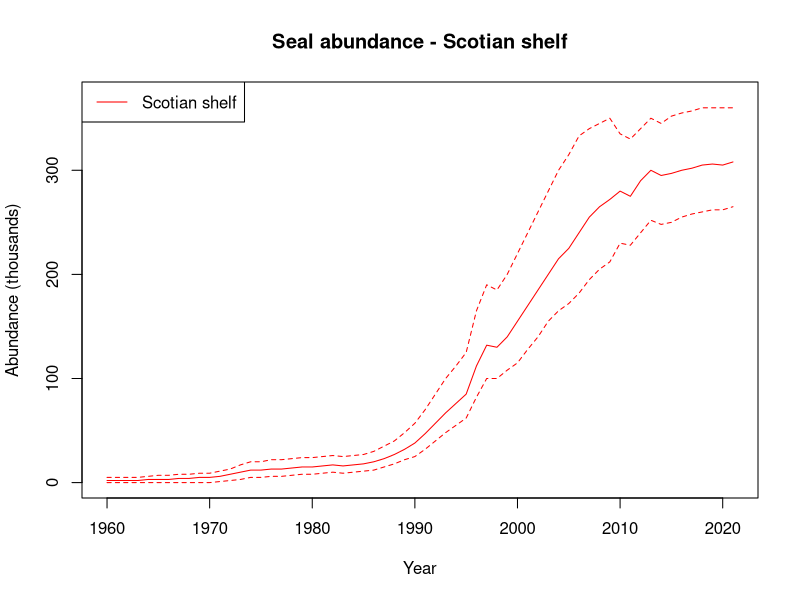
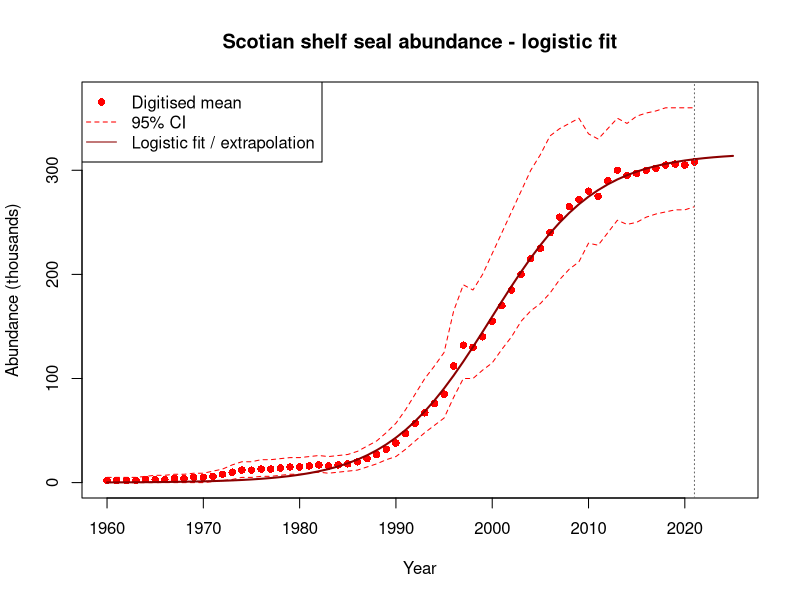
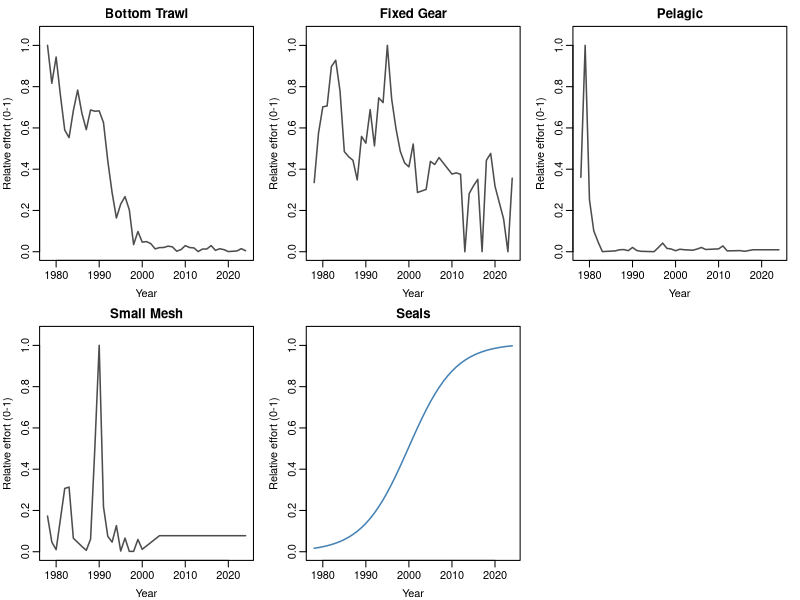
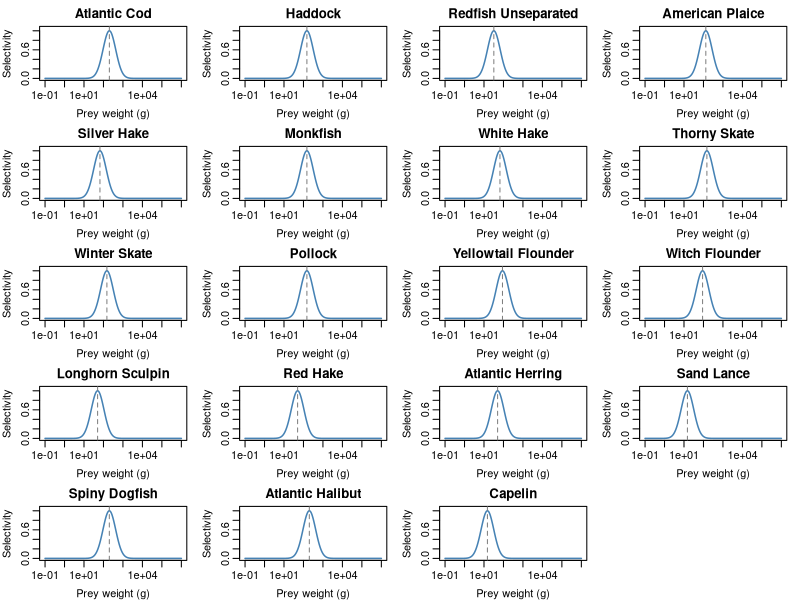

Here is the R script that generated these plots, in order:
setwd("/Users/juliab6/UTAS Research Dropbox/Julia Blanchard/NEW DATA ESS/Untitled")



library("here")
dir <- setwd(here())
knitr::opts_knit$set(root.dir = "~/Mac/Dropbox/Desktop/ESS_restructured/")
# Define the save directory
save_dir <- paste0(here(), "Ess_data/")

# Run New_get catches.R first (generates effort_matrix_by_gear.RDS)

# ── References ────────────────────────────────────────────────────────────────
#
# Seal abundance (digitised):
#   Hammill, M.O. & Stenson, G.B. (2007). Estimated prey consumption by harp
#   seals (Pagophilus groenlandicus), hooded seals (Cystophora cristata),
#   grey seals (Halichoerus grypus) and harbour seals (Phoca vitulina) in
#   Atlantic Canada. Journal of Northwest Atlantic Fishery Science, 35, 33-44.
#   [Figure showing Scotian Shelf seal abundance 1960-2021, mean and 95% CI]
#
# Gaussian (lognormal-in-weight) size selectivity:
#   Bowen, W.D. & Harrison, G.D. (1994). Offshore diet of grey seals
#   Halichoerus grypus near Sable Island, Canada. Marine Ecology Progress
#   Series, 112, 1-11.  [Eastern Scotian Shelf offshore diet]
#   Bowen, W.D., Lawson, J.W. & Beck, B. (1993). ... CJFAS 50(8), 1768-1778.
#   https://doi.org/10.1139/f93-198  [mainland Scotian Shelf diet]
#
#   CORRECTED 2026-06: grey seals target fish <40 cm; PER-SPECIES optimal prey
#   mass = the measured MEAN prey weights (Bowen & Harrison 1994, Table 1 / Fig. 3):
#     cod 201 g, American plaice 132 g, yellowtail 89 g, silver hake 66 g,
#     redfish 32 g, sand lance 15 g (others estimated from the <40 cm target).
#   The earlier flat w_opt = 1500 g (~50 cm) was NOT supported — it is ~5-10x the
#   largest measured mean prey (cod 201 g) and, applied flat across species, drove
#   absurd catchabilities for small prey. lognormal sigma = 0.75 retained (matches
#   the within-species prey-size spread in Bowen & Harrison Fig. 3).
#
# Vessel power standardisation:
#   Anticamara, J.A. et al. (2011). Global fishing effort (1950-2010): trends,
#   gaps, and implications. Fisheries Research, 107(1-3), 131-136.
#   https://doi.org/10.1016/j.fishres.2010.10.016
#   [Power (kW) = 11.26 * GT^0.71]

# ── Manually digitized seal abundance data ────────────────────────────────────
# Scotian Shelf grey seal abundance (thousands), 1960-2021.
# Mean and 95% CI digitised from Hammill & Stenson (2007).

seal_abundance <- data.frame(
  year = 1960:2021,

  # Scotian Shelf (red)
  scotian_mean = c(
     2,  2,  2,  2,  3,  3,  3,  4,  4,  5,  # 1960-1969
     5,  6,  8, 10, 12, 12, 13, 13, 14, 15,  # 1970-1979
    15, 16, 17, 16, 17, 18, 20, 23, 27, 32,  # 1980-1989
    38, 47, 57, 67, 76, 85, 112, 132, 130, 140,  # 1990-1999
   155, 170, 185, 200, 215, 225, 240, 255, 265, 272,  # 2000-2009
   280, 275, 290, 300, 295, 297, 300, 302, 305, 306, 305, 308  # 2010-2021
  ),
  scotian_upper = c(
     5,  5,  5,  5,  6,  7,  7,  8,  8,  9,
     9, 11, 13, 17, 20, 20, 22, 22, 23, 24,
    24, 25, 26, 25, 26, 27, 30, 35, 40, 48,
    57, 70, 85, 100, 112, 125, 165, 190, 185, 200,
   220, 240, 260, 280, 300, 315, 333, 340, 345, 350,
   335, 330, 340, 350, 345, 352, 355, 357, 360, 360, 360, 360
  ),
  scotian_lower = c(
     0,  0,  0,  0,  0,  0,  0,  0,  0,  0,
     0,  1,  2,  3,  5,  5,  6,  6,  7,  8,
     8,  9, 10,  9, 10, 11, 12, 15, 18, 22,
    25, 32, 40, 48, 55, 62, 82, 100, 100, 108,
   115, 128, 140, 155, 165, 172, 182, 195, 205, 212,
   230, 228, 240, 252, 248, 250, 255, 258, 260, 262, 262, 265
  )
)

# Quick check plot
plot(seal_abundance$year, seal_abundance$scotian_mean, type = "l", col = "red",
     ylim = c(0, 370), xlab = "Year", ylab = "Abundance (thousands)",
     main = "Seal abundance - Scotian shelf")
lines(seal_abundance$year, seal_abundance$scotian_upper, col = "red", lty = 2)
lines(seal_abundance$year, seal_abundance$scotian_lower, col = "red", lty = 2)
legend("topleft", legend = "Scotian shelf", col = "red", lty = 1)

# ── Logistic curve fit and extrapolation to 2025 ─────────────────────────────
# Logistic: N(t) = K / (1 + exp(-r * (t - t0)))

logistic <- function(t, K, r, t0) K / (1 + exp(-r * (t - t0)))

start_vals <- list(K = 320, r = 0.2, t0 = 1995)

fit <- nls(scotian_mean ~ logistic(year, K, r, t0),
           data    = seal_abundance,
           start   = start_vals,
           control = nls.control(maxiter = 500))

summary(fit)

pred_years  <- data.frame(year = 1960:2025)
pred_values <- predict(fit, newdata = pred_years)

scotian_extrap <- data.frame(year = pred_years$year, scotian_predicted = pred_values)

# Plot with logistic fit and extrapolation
plot(seal_abundance$year, seal_abundance$scotian_mean, pch = 16, col = "red",
     xlim = c(1960, 2025), ylim = c(0, 370),
     xlab = "Year", ylab = "Abundance (thousands)",
     main = "Scotian shelf seal abundance - logistic fit")
lines(seal_abundance$year, seal_abundance$scotian_upper, col = "red", lty = 2)
lines(seal_abundance$year, seal_abundance$scotian_lower, col = "red", lty = 2)
lines(scotian_extrap$year, scotian_extrap$scotian_predicted, col = "darkred", lwd = 2)
abline(v = 2021, lty = 3, col = "grey40")
legend("topleft",
       legend = c("Digitised mean", "95% CI", "Logistic fit / extrapolation"),
       col    = c("red", "red", "darkred"),
       lty    = c(NA, 2, 1), pch = c(16, NA, NA))

# Save
write.csv(scotian_extrap, "scotian_shelf_logistic_1960_2025.csv", row.names = FALSE)

# ── Effort matrix: gear-based effort from new_get_catches + seals ────────────
# Load gear-based effort (Bottom_Trawl, Fixed_Gear, Pelagic, Small_Mesh)
# produced by New_get catches.R. Scale each gear 0-1 relative to its own max,
# then append seal abundance scaled to its full-series max (1960-2025).

fishing_history <- read.csv("Ess_data/effort_by_gear.csv")
# Drop index column X, subset to model years
effort_gear <- fishing_history[fishing_history$Year %in% 1970:2024,
                               c("Year", "Bottom_Trawl", "Fixed_Gear", "Pelagic", "Small_Mesh")]
rownames(effort_gear) <- effort_gear$Year

gear_cols <- setdiff(colnames(effort_gear), "Year")
effort_gear_scaled <- effort_gear
effort_gear_scaled[gear_cols] <- lapply(
  effort_gear[gear_cols],
  function(x) x / max(x, na.rm = TRUE)
)

seal_scaled <- scotian_extrap[, c("year", "scotian_predicted")]
names(seal_scaled) <- c("Year", "Seals")
seal_scaled$Seals <- seal_scaled$Seals / max(seal_scaled$Seals)

effort_with_seals <- merge(effort_gear_scaled, seal_scaled,
                           by = "Year", all.x = TRUE)
effort_with_seals <- effort_with_seals[order(effort_with_seals$Year), ]


# ── Plot each gear and seals individually ─────────────────────────────────────
all_cols <- c(gear_cols, "Seals")
n_cols   <- length(all_cols)
n_row    <- ceiling(n_cols / 3)

par(mfrow = c(n_row, 3), mar = c(3, 3, 2, 1), mgp = c(2, 0.6, 0))
for (col in all_cols) {
  col_colour <- ifelse(col == "Seals", "steelblue", "grey30")
  plot(effort_with_seals$Year, effort_with_seals[[col]],
       type = "l", lwd = 1.5, col = col_colour,
       ylim = c(0, 1.05), xlab = "Year",
       ylab = "Relative effort (0-1)",
       main = gsub("_", " ", col))
}
par(mfrow = c(1, 1), mar = c(5, 4, 4, 2) + 0.1)

saveRDS(effort_with_seals, "Ess_data/effort_gear_with_seals.RDS")
write.csv(effort_with_seals, "Ess_data/effort_gear_with_seals.csv",row.names = FALSE)

# ── Seal gear_params: lognormal size selectivity (Bowen & Harrison 1994) ─────
# Seals modelled as a gear with lognormal selectivity by prey weight, peaking at
# a PER-SPECIES optimal prey mass w_opt = the measured mean prey weight (g), with
# log-scale width sigma = 0.75. w_opt values: measured (Bowen & Harrison 1994
# Table 1 / Fig. 3) for cod/plaice/yellowtail/silver hake/redfish/sand lance;
# estimated from the <40 cm target for the rest.
# Catchability = generalist accessibility; realized diet is EMERGENT from the
# prey field (NOT forced to Bowen proportions — Bowen is a single high-sand-lance
# snapshot). Near-zero for non-prey (halibut = 0; dogfish/monkfish minimal;
# skates minor — no otoliths, only thorns in ~2% of scats). All catchabilities
# are rescaled post-hoc to the Q/B consumption target (see below).

gaussian_sizeweight <- function(w, species_params, w_opt, sigma, ...) {
  exp(-0.5 * ((log(w) - log(w_opt)) / sigma)^2)
}

# Species names match selected_spp in New_PCA_DFO.R (19 species)
seal_gear_params <- data.frame(
  species = c(
    "Atlantic Cod", "Haddock", "Redfish Unseparated", "American Plaice",
    "Silver Hake", "Monkfish", "White Hake", "Thorny Skate", "Winter Skate",
    "Pollock", "Yellowtail Flounder", "Witch Flounder", "Longhorn Sculpin",
    "Red Hake", "Atlantic Herring", "Sand Lance", "Spiny Dogfish",
    "Atlantic Halibut", "Capelin"
  ),
  gear     = "Seals",
  sel_func = "gaussian_sizeweight",
  # per-species optimal prey mass (g): measured (Bowen & Harrison 1994) or est.
  w_opt = c(
    201,  # Atlantic Cod         (measured)
    150,  # Haddock              (est, gadoid)
     32,  # Redfish Unseparated  (measured)
    132,  # American Plaice      (measured)
     66,  # Silver Hake          (measured)
    150,  # Monkfish             (est; not a seal prey)
     66,  # White Hake           (est, Urophycis ~ silver hake)
    150,  # Thorny Skate         (est; minor prey)
    150,  # Winter Skate         (est; minor prey)
    150,  # Pollock              (est, gadoid)
     89,  # Yellowtail Flounder  (measured)
     90,  # Witch Flounder       (est, flatfish)
     50,  # Longhorn Sculpin     (est)
     50,  # Red Hake             (est, Urophycis)
     50,  # Atlantic Herring     (est, small clupeid)
     15,  # Sand Lance           (measured)
    200,  # Spiny Dogfish        (est; not offshore prey)
    200,  # Atlantic Halibut     (est; not a prey)
     15   # Capelin              (est, small forage)
  ),
  sigma = 0.75,  # log-scale SD (Bowen & Harrison 1994 Fig. 3)
  catchability = c(
    0.10,  # Atlantic Cod
    0.10,  # Haddock
    0.10,  # Redfish Unseparated
    0.10,  # American Plaice
    0.10,  # Silver Hake
    0.01,  # Monkfish            – not a seal prey
    0.10,  # White Hake
    0.02,  # Thorny Skate        – minor (thorns only)
    0.02,  # Winter Skate        – minor
    0.10,  # Pollock
    0.10,  # Yellowtail Flounder
    0.10,  # Witch Flounder
    0.10,  # Longhorn Sculpin
    0.10,  # Red Hake
    0.10,  # Atlantic Herring
    0.10,  # Sand Lance
    0.01,  # Spiny Dogfish       – spines, not in offshore diet
    0.00,  # Atlantic Halibut    – not a prey (1 occurrence in 393 scats)
    0.10   # Capelin
  )
)

# ── Plot per-species lognormal selectivity curves ────────────────────────────
w_seq <- exp(seq(log(0.1), log(1e6), length.out = 500))
n_sp  <- nrow(seal_gear_params)
n_row <- ceiling(n_sp / 4)

par(mfrow = c(n_row, 4), mar = c(3, 3, 2, 1), mgp = c(2, 0.6, 0))
for (i in seq_len(n_sp)) {
  wo  <- seal_gear_params$w_opt[i]
  sel <- exp(-0.5 * ((log(w_seq) - log(wo)) / seal_gear_params$sigma[i])^2)
  plot(w_seq, sel, type = "l", lwd = 1.5, col = "steelblue",
       log = "x", ylim = c(0, 1.05),
       xlab = "Prey weight (g)", ylab = "Selectivity",
       main = seal_gear_params$species[i])
  abline(v = wo, lty = 2, col = "grey50")
}
par(mfrow = c(1, 1), mar = c(5, 4, 4, 2) + 0.1)

saveRDS(seal_gear_params, "Ess_data/seal_gear_params.RDS")
write.csv(seal_gear_params,
          "Ess_data/seal_gear_params.csv",
          row.names = FALSE)
# ── Catchability calibration approach ────────────────────────────────────────
# POST-HOC STEP: seal catchabilities should only be calibrated after the
# fishing-gear steady state has been established (species biomasses and
# fishing mortalities already tuned). Once the steady state is fixed, adjust
# catchabilities so that seal consumption at the reference seal abundance
# matches the 12x body mass consumption target below. The scaled seal effort
# time series (effort_gear_with_seals$Seals) then drives how consumption
# changes relative to that calibrated steady state.
#
# Steps:
#   1. Calculate total target consumption (g/yr) at a reference year
#   2. Distribute across species using diet proportions from Bowen (1993)
#   3. Back-calculate species-level catchability from model/survey biomass:
#      divide target species consumption by model biomass and scaled seal
#      effort (0-1) at the reference year
#   4. Run the model, extract getYield() for the Seals gear, compare to
#      target; scale all catchabilities by the ratio until they match
#
# Diet proportions by wet weight (Bowen & Harrison 1994, Table 2, offshore ESS):
# only a check/target for the post-hoc Q/B split — realized diet is emergent.
diet_prop <- c(
  0.110,  # Atlantic Cod
  0.001,  # Haddock              (<0.1%)
  0.002,  # White Hake           (Urophycis spp. 0.2% split)
  0.001,  # Red Hake
  0.026,  # Silver Hake
  0.002,  # Pollock
  0.013,  # Redfish Unseparated
  0.014,  # American Plaice
  0.011,  # Yellowtail Flounder
  0.004,  # Witch Flounder
  0.002,  # Atlantic Herring
  0.004,  # Capelin
  0.001,  # Thorny Skate
  0.001,  # Winter Skate
  0.000,  # Spiny Dogfish        (absent from offshore diet)
  0.000,  # Monkfish             (absent)
  0.809,  # Sand Lance           (dominant — 80.9%)
  0.000,  # Longhorn Sculpin
  0.000   # Atlantic Halibut     (1 occurrence / 393 scats)
)
# Grey seal parameters
seal_body_mass_kg   <- 170    # mean adult body mass (kg)
consumption_mult    <- 12     # annual consumption as multiple of body mass
fish_fraction       <- 0.85   # proportion of diet that is fish

# Reference year total consumption (g/yr) — use mean abundance 1990-2010
ref_abundance       <- mean(
  scotian_extrap$scotian_predicted[
    scotian_extrap$year >= 1990 & scotian_extrap$year <= 2010
  ]
) * 1000  # convert thousands to individuals

target_consumption_g <- ref_abundance *
  seal_body_mass_kg * 1000 *  # body mass in grams
  consumption_mult *
  fish_fraction

cat("Target total fish consumption at reference abundance:\n")
cat(format(round(target_consumption_g / 1e9), big.mark = ","),
    "x 10^9 g/yr =",
    round(target_consumption_g / 1e6), "tonnes/yr\n\n")

cat("Target consumption by species (tonnes/yr):\n")
target_by_species <- sort(
  round(diet_prop * target_consumption_g / 1e6), decreasing = TRUE
)
print(target_by_species)


# ── Save seal abundance objects ───────────────────────────────────────────────
saveRDS(seal_abundance,  "Ess_data/seal_abundance_digitised.RDS")
saveRDS(scotian_extrap,  "Ess_data/seal_abundance_logistic_extrap.RDS")



# To use in mizer calibration:
# after running the model to steady state, extract biomass per species,
# then divide target species consumption by biomass and scaled seal effort
# at the reference year (effort_gear_with_seals$Seals).
